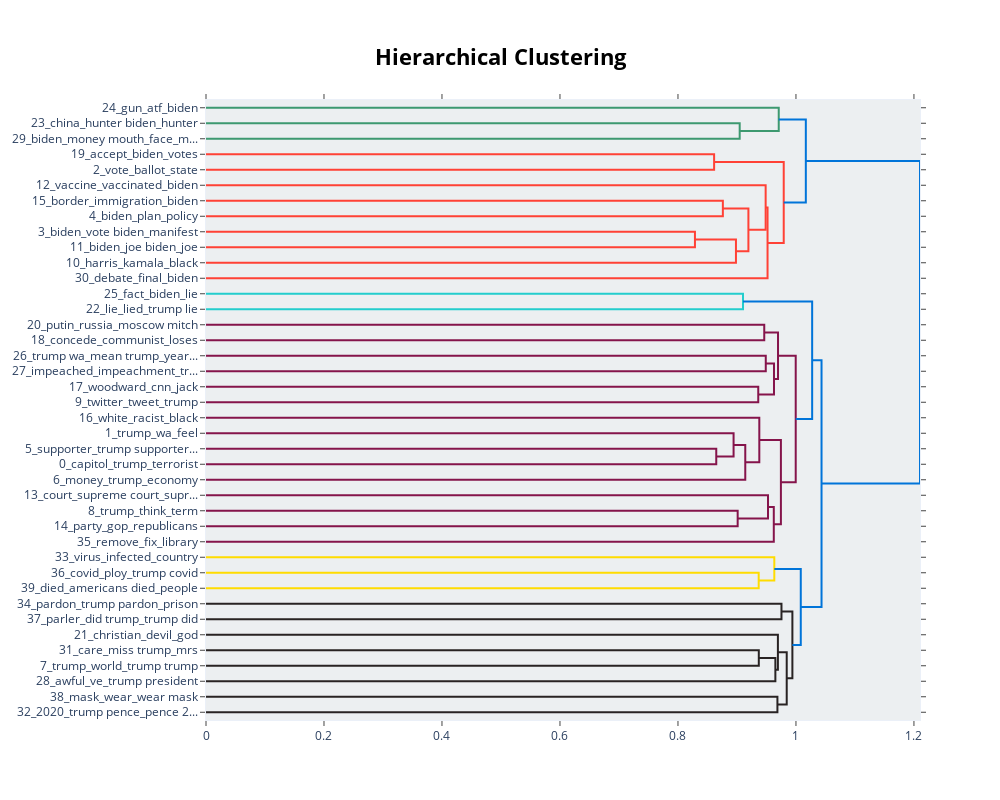

The notebook cell this image was saved under:
### Markdown cell above
### Topic visualisation

### Code cell
model.visualize_hierarchy(top_n_topics=43)

### Figure 1 — Plotly figure (JSON) as saved in the notebook; plotly's stock layout.template omitted (floating-point values rounded to 4 significant figures)
{"data": [{"hoverinfo": "text", "marker": {"color": "rgb(61,153,112)"}, "mode": "lines", "type": "scatter", "x": [0, 0.9046, 0.9046, 0], "xaxis": "x", "y": [-15, -15, -25, -25], "yaxis": "y"}, {"hoverinfo": "text", "marker": {"color": "rgb(61,153,112)"}, "mode": "lines", "type": "scatter", "x": [0, 0.9708, 0.9708, 0.9046], "xaxis": "x", "y": [-5, -5, -20, -20], "yaxis": "y"}, {"hoverinfo": "text", "marker": {"color": "rgb(255,65,54)"}, "mode": "lines", "type": "scatter", "x": [0, 0.8613, 0.8613, 0], "xaxis": "x", "y": [-35, -35, -45, -45], "yaxis": "y"}, {"hoverinfo": "text", "marker": {"color": "rgb(255,65,54)"}, "mode": "lines", "type": "scatter", "x": [0, 0.8761, 0.8761, 0], "xaxis": "x", "y": [-65, -65, -75, -75], "yaxis": "y"}, {"hoverinfo": "text", "marker": {"color": "rgb(255,65,54)"}, "mode": "lines", "type": "scatter", "x": [0, 0.8288, 0.8288, 0], "xaxis": "x", "y": [-85, -85, -95, -95], "yaxis": "y"}, {"hoverinfo": "text", "marker": {"color": "rgb(255,65,54)"}, "mode": "lines", "type": "scatter", "x": [0.8288, 0.8983, 0.8983, 0], "xaxis": "x", "y": [-90, -90, -105, -105], "yaxis": "y"}, {"hoverinfo": "text", "marker": {"color": "rgb(255,65,54)"}, "mode": "lines", "type": "scatter", "x": [0.8761, 0.9194, 0.9194, 0.8983], "xaxis": "x", "y": [-70, -70, -97.5, -97.5], "yaxis": "y"}, {"hoverinfo": "text", "marker": {"color": "rgb(255,65,54)"}, "mode": "lines", "type": "scatter", "x": [0, 0.9486, 0.9486, 0.9194], "xaxis": "x", "y": [-55, -55, -83.75, -83.75], "yaxis": "y"}, {"hoverinfo": "text", "marker": {"color": "rgb(255,65,54)"}, "mode": "lines", "type": "scatter", "x": [0.9486, 0.9518, 0.9518, 0], "xaxis": "x", "y": [-69.38, -69.38, -115, -115], "yaxis": "y"}, {"hoverinfo": "text", "marker": {"color": "rgb(255,65,54)"}, "mode": "lines", "type": "scatter", "x": [0.8613, 0.9793, 0.9793, 0.9518], "xaxis": "x", "y": [-40, -40, -92.19, -92.19], "yaxis": "y"}, {"hoverinfo": "text", "marker": {"color": "rgb(0,116,217)"}, "mode": "lines", "type": "scatter", "x": [0.9708, 1.017, 1.017, 0.9793], "xaxis": "x", "y": [-12.5, -12.5, -66.09, -66.09], "yaxis": "y"}, {"hoverinfo": "text", "marker": {"color": "rgb(35,205,205)"}, "mode": "lines", "type": "scatter", "x": [0, 0.9102, 0.9102, 0], "xaxis": "x", "y": [-125, -125, -135, -135], "yaxis": "y"}, {"hoverinfo": "text", "marker": {"color": "rgb(133,20,75)"}, "mode": "lines", "type": "scatter", "x": [0, 0.9463, 0.9463, 0], "xaxis": "x", "y": [-145, -145, -155, -155], "yaxis": "y"}, {"hoverinfo": "text", "marker": {"color": "rgb(133,20,75)"}, "mode": "lines", "type": "scatter", "x": [0, 0.9488, 0.9488, 0], "xaxis": "x", "y": [-165, -165, -175, -175], "yaxis": "y"}, {"hoverinfo": "text", "marker": {"color": "rgb(133,20,75)"}, "mode": "lines", "type": "scatter", "x": [0, 0.9361, 0.9361, 0], "xaxis": "x", "y": [-185, -185, -195, -195], "yaxis": "y"}, {"hoverinfo": "text", "marker": {"color": "rgb(133,20,75)"}, "mode": "lines", "type": "scatter", "x": [0.9488, 0.9628, 0.9628, 0.9361], "xaxis": "x", "y": [-170, -170, -190, -190], "yaxis": "y"}, {"hoverinfo": "text", "marker": {"color": "rgb(133,20,75)"}, "mode": "lines", "type": "scatter", "x": [0.9463, 0.9696, 0.9696, 0.9628], "xaxis": "x", "y": [-150, -150, -180, -180], "yaxis": "y"}, {"hoverinfo": "text", "marker": {"color": "rgb(133,20,75)"}, "mode": "lines", "type": "scatter", "x": [0, 0.8649, 0.8649, 0], "xaxis": "x", "y": [-225, -225, -235, -235], "yaxis": "y"}, {"hoverinfo": "text", "marker": {"color": "rgb(133,20,75)"}, "mode": "lines", "type": "scatter", "x": [0, 0.8943, 0.8943, 0.8649], "xaxis": "x", "y": [-215, -215, -230, -230], "yaxis": "y"}, {"hoverinfo": "text", "marker": {"color": "rgb(133,20,75)"}, "mode": "lines", "type": "scatter", "x": [0.8943, 0.9141, 0.9141, 0], "xaxis": "x", "y": [-222.5, -222.5, -245, -245], "yaxis": "y"}, {"hoverinfo": "text", "marker": {"color": "rgb(133,20,75)"}, "mode": "lines", "type": "scatter", "x": [0, 0.9379, 0.9379, 0.9141], "xaxis": "x", "y": [-205, -205, -233.8, -233.8], "yaxis": "y"}, {"hoverinfo": "text", "marker": {"color": "rgb(133,20,75)"}, "mode": "lines", "type": "scatter", "x": [0, 0.9012, 0.9012, 0], "xaxis": "x", "y": [-265, -265, -275, -275], "yaxis": "y"}, {"hoverinfo": "text", "marker": {"color": "rgb(133,20,75)"}, "mode": "lines", "type": "scatter", "x": [0, 0.9526, 0.9526, 0.9012], "xaxis": "x", "y": [-255, -255, -270, -270], "yaxis": "y"}, {"hoverinfo": "text", "marker": {"color": "rgb(133,20,75)"}, "mode": "lines", "type": "scatter", "x": [0.9526, 0.9624, 0.9624, 0], "xaxis": "x", "y": [-262.5, -262.5, -285, -285], "yaxis": "y"}, {"hoverinfo": "text", "marker": {"color": "rgb(133,20,75)"}, "mode": "lines", "type": "scatter", "x": [0.9379, 0.9745, 0.9745, 0.9624], "xaxis": "x", "y": [-219.4, -219.4, -273.8, -273.8], "yaxis": "y"}, {"hoverinfo": "text", "marker": {"color": "rgb(133,20,75)"}, "mode": "lines", "type": "scatter", "x": [0.9696, 0.9996, 0.9996, 0.9745], "xaxis": "x", "y": [-165, -165, -246.6, -246.6], "yaxis": "y"}, {"hoverinfo": "text", "marker": {"color": "rgb(0,116,217)"}, "mode": "lines", "type": "scatter", "x": [0.9102, 1.027, 1.027, 0.9996], "xaxis": "x", "y": [-130, -130, -205.8, -205.8], "yaxis": "y"}, {"hoverinfo": "text", "marker": {"color": "rgb(255,220,0)"}, "mode": "lines", "type": "scatter", "x": [0, 0.9368, 0.9368, 0], "xaxis": "x", "y": [-305, -305, -315, -315], "yaxis": "y"}, {"hoverinfo": "text", "marker": {"color": "rgb(255,220,0)"}, "mode": "lines", "type": "scatter", "x": [0, 0.9633, 0.9633, 0.9368], "xaxis": "x", "y": [-295, -295, -310, -310], "yaxis": "y"}, {"hoverinfo": "text", "marker": {"color": "rgb(40,35,35)"}, "mode": "lines", "type": "scatter", "x": [0, 0.9755, 0.9755, 0], "xaxis": "x", "y": [-325, -325, -335, -335], "yaxis": "y"}, {"hoverinfo": "text", "marker": {"color": "rgb(40,35,35)"}, "mode": "lines", "type": "scatter", "x": [0, 0.937, 0.937, 0], "xaxis": "x", "y": [-355, -355, -365, -365], "yaxis": "y"}, {"hoverinfo": "text", "marker": {"color": "rgb(40,35,35)"}, "mode": "lines", "type": "scatter", "x": [0.937, 0.9651, 0.9651, 0], "xaxis": "x", "y": [-360, -360, -375, -375], "yaxis": "y"}, {"hoverinfo": "text", "marker": {"color": "rgb(40,35,35)"}, "mode": "lines", "type": "scatter", "x": [0, 0.9694, 0.9694, 0.9651], "xaxis": "x", "y": [-345, -345, -367.5, -367.5], "yaxis": "y"}, {"hoverinfo": "text", "marker": {"color": "rgb(40,35,35)"}, "mode": "lines", "type": "scatter", "x": [0, 0.9686, 0.9686, 0], "xaxis": "x", "y": [-385, -385, -395, -395], "yaxis": "y"}, {"hoverinfo": "text", "marker": {"color": "rgb(40,35,35)"}, "mode": "lines", "type": "scatter", "x": [0.9694, 0.9843, 0.9843, 0.9686], "xaxis": "x", "y": [-356.2, -356.2, -390, -390], "yaxis": "y"}, {"hoverinfo": "text", "marker": {"color": "rgb(40,35,35)"}, "mode": "lines", "type": "scatter", "x": [0.9755, 0.9939, 0.9939, 0.9843], "xaxis": "x", "y": [-330, -330, -373.1, -373.1], "yaxis": "y"}, {"hoverinfo": "text", "marker": {"color": "rgb(0,116,217)"}, "mode": "lines", "type": "scatter", "x": [0.9633, 1.008, 1.008, 0.9939], "xaxis": "x", "y": [-302.5, -302.5, -351.6, -351.6], "yaxis": "y"}, {"hoverinfo": "text", "marker": {"color": "rgb(0,116,217)"}, "mode": "lines", "type": "scatter", "x": [1.027, 1.043, 1.043, 1.008], "xaxis": "x", "y": [-167.9, -167.9, -327.0, -327.0], "yaxis": "y"}, {"hoverinfo": "text", "marker": {"color": "rgb(0,116,217)"}, "mode": "lines", "type": "scatter", "x": [1.017, 1.21, 1.21, 1.043], "xaxis": "x", "y": [-39.3, -39.3, -247.5, -247.5], "yaxis": "y"}], "layout": {"autosize": false, "height": 800, "hoverlabel": {"bgcolor": "white", "font": {"family": "Rockwell", "size": 16}}, "hovermode": "closest", "plot_bgcolor": "#ECEFF1", "showlegend": false, "title": {"font": {"color": "Black", "size": 22}, "text": "<b>Hierarchical Clustering</b>", "x": 0.5, "xanchor": "center", "yanchor": "top"}, "width": 1000, "xaxis": {"mirror": "allticks", "rangemode": "tozero", "showgrid": false, "showline": true, "showticklabels": true, "ticks": "outside", "type": "linear", "zeroline": false}, "yaxis": {"mirror": "allticks", "range": [-400, 0], "rangemode": "tozero", "showgrid": false, "showline": true, "showticklabels": true, "tickmode": "array", "ticks": "outside", "ticktext": ["24_gun_atf_biden", "23_china_hunter biden_hunter", "29_biden_money mouth_face_m...", "19_accept_biden_votes", "2_vote_ballot_state", "12_vaccine_vaccinated_biden", "15_border_immigration_biden", "4_biden_plan_policy", "3_biden_vote biden_manifest", "11_biden_joe biden_joe", "10_harris_kamala_black", "30_debate_final_biden", "25_fact_biden_lie", "22_lie_lied_trump lie", "20_putin_russia_moscow mitch", "18_concede_communist_loses", "26_trump wa_mean trump_year...", "27_impeached_impeachment_tr...", "17_woodward_cnn_jack", "9_twitter_tweet_trump", "16_white_racist_black", "1_trump_wa_feel", "5_supporter_trump supporter...", "0_capitol_trump_terrorist", "6_money_trump_economy", "13_court_supreme court_supr...", "8_trump_think_term", "14_party_gop_republicans", "35_remove_fix_library", "33_virus_infected_country", "36_covid_ploy_trump covid", "39_died_americans died_people", "34_pardon_trump pardon_prison", "37_parler_did trump_trump did", "21_christian_devil_god", "31_care_miss trump_mrs", "7_trump_world_trump trump", "28_awful_ve_trump president", "38_mask_wear_wear mask", "32_2020_trump pence_pence 2..."], "tickvals": [-5, -15, -25, -35, -45, -55, -65, -75, -85, -95, -105, -115, -125, -135, -145, -155, -165, -175, -185, -195, -205, -215, -225, -235, -245, -255, -265, -275, -285, -295, -305, -315, -325, -335, -345, -355, -365, -375, -385, -395], "type": "linear", "zeroline": false}}}
